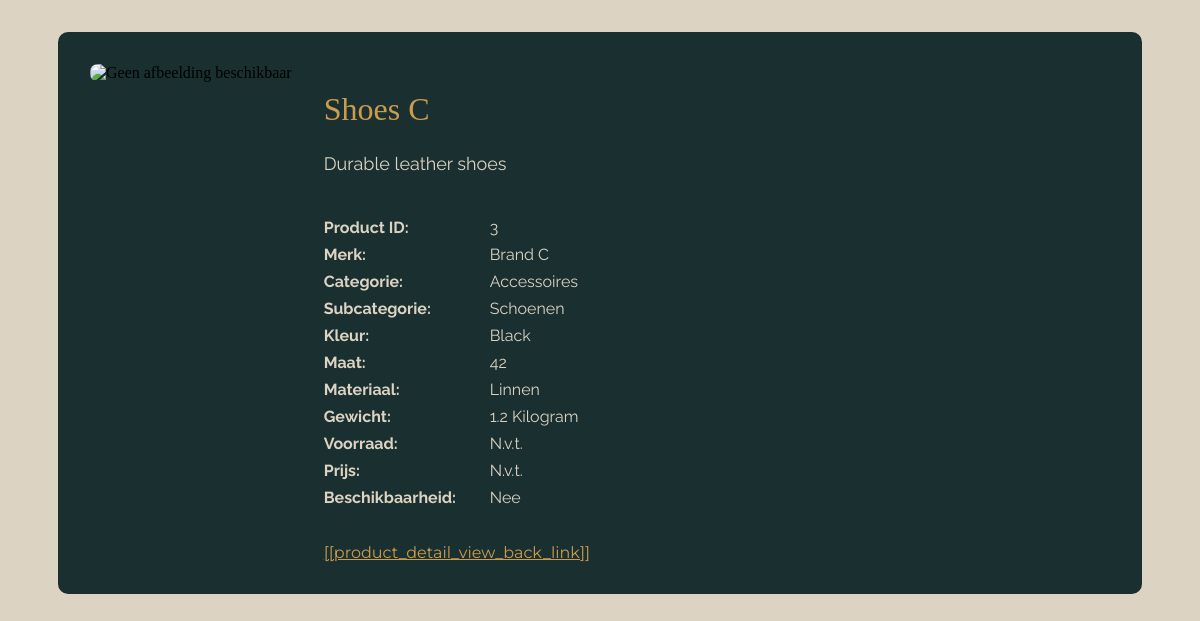
The app's page /product.php?id=3 with its own data.
### tables this page shows
CREATE TABLE
    `Articles` (
        `ArticleID` INT NOT NULL AUTO_INCREMENT PRIMARY KEY,
        `Name` VARCHAR(50),
        `Size` VARCHAR(10),
        `Weight` FLOAT,
        `WeightUnit` ENUM ('Gram', 'Kilogram'),
        `Color` VARCHAR(20),
        `Description` TEXT,
        `Image` BLOB,
        `Category` ENUM ('Accessoires', 'Mannenkleding', 'Vrouwenkleding'),
        `SubCategory` ENUM (
            'Jurken',
            'T-Shirts',
            'Broeken',
            'Jassen',
            'Schoenen'
        ),
        `Material` ENUM (
            'Acryl',
            'Zijde',
            'Jute',
            'Katoen',
            'Linnen',
            'Spandex'
        ),
        `Brand` VARCHAR(50) NOT NULL,
        `Availability` BOOLEAN DEFAULT FALSE
    );

### public_html/product.php (called while the page is built, shortened)
<?php
$data = require_once __DIR__ . '/../project_root/Controllers/product_detail_controller.php';
extract($data);
require_once __DIR__ . '/views/product_detail_view.php';

### project_root/Controllers/product_detail_controller.php (called while the page is built, shortened)
<?php
require_once __DIR__ . '/../repositories/ArticlesRepository.php';
$db = new Database();
$pdo = $db->getConnection();
$articlesRepo = new ArticlesRepository($pdo);
$id = (int) ($_GET['id'] ?? 0);
$artikel = $articlesRepo->findById($id);
$categorieClass = strtolower(str_replace(' ', '-', $artikel->getArticleCategory()));
return [
    'artikel' => $artikel,
    'categorieClass' => $categorieClass
];

### project_root/repositories/ArticlesRepository.php (called while the page is built, shortened)
<?php
require_once __DIR__ . '/../Models/Articles.php';
class ArticlesRepository
{
    private $pdo;
    public function __construct(PDO $pdo)
    {
        $this->pdo = $pdo;
    }
    public function findById(int $id): ?Articles
    {
        $stmt = $this->pdo->prepare("SELECT * FROM articles WHERE ArticleID = :id");
        $stmt->execute(['id' => $id]);
        $row = $stmt->fetch(PDO::FETCH_ASSOC);
        if ($row) {
            return new Articles(
                $row['ArticleID'],
                $row['Name'],
                $row['Size'],
                (float) $row['Weight'],
                $row['WeightUnit'],
                $row['Color'],
                $row['Description'],
                $row['Image'],
                $row['Category'],
                $row['SubCategory'],
                $row['Material'],
                $row['Brand'],
                (bool) $row['Availability']
            );
        }
        return null;
    }
}

### project_root/Models/Articles.php (called while the page is built, shortened)
<?php
class Articles
{
    private int $articleID;
    private string $articleName;
    private string $size;
    private float $weight;
    private string $weightUnit;
    private string $color;
    private string $articleDescription;
    private ?string $articleImagePath;
    private string $articleCategory;
    private string $articleSubCategory;
    private string $articleMaterial;
    private string $articleBrand;
    private bool $articleAvailability;
    public function __construct(int $articleID, string $articleName, string $size, float $weight, string $weightUnit, string $color, string $articleDescription, ?string $articleImagePath, string $articleCategory, string $articleSubCategory, string $articleMaterial, string $articleBrand, bool $articleAvailability)
    {
        $this->articleID = $articleID;
        $this->articleName = $articleName;
        $this->size = $size;
        $this->weight = $weight;
        $this->weightUnit = $weightUnit;
        $this->color = $color;
        $this->articleDescription = $articleDescription;
        $this->articleImagePath = $articleImagePath;
        $this->articleCategory = $articleCategory;
        $this->articleSubCategory = $articleSubCategory;
        $this->articleMaterial = $articleMaterial;
        $this->articleBrand = $articleBrand;
        $this->articleAvailability = $articleAvailability;
    }
    public function imageExists(): bool {
    $serverPath = __DIR__ . '/../../public_html/Images/productImages/' . $this->articleID . '.jpg';
    return file_exists($serverPath);
    }
    public function createAssociativeArray(){
        $articlesArray = array(
            'ArticleID' => $this->articleID,
            'Name' => $this->articleName,
            'Size' => $this->size,
            'Weight' => $this->weight,
            'WeightUnit' => $this->weightUnit,
            'Color' => $this->color,
            'Description' => $this->articleDescription,
            'Image' => $this->articleImagePath,
            'Category' => $this->articleCategory,
            'SubCategory' => $this->articleSubCategory,
            'Material' => $this->articleMaterial,
            'Brand' => $this->articleBrand,
            'Availability' => $this->articleAvailability
        );
        return $articlesArray;
    }
public function getArticleID() { return $this->articleID; }
public function getArticleName() { return $this->articleName; }
public function getWeight() { return $this->weight; }
public function getWeightUnit() { return $this->weightUnit; }
public function getColor() { return $this->color; }
public function getSize() { return $this->size; }
public function getArticleDescription() { return $this->articleDescription; }
public function getArticleCategory() { return $this->articleCategory; }
public function getArticleSubCategory() { return $this->articleSubCategory; }
public function getArticleMaterial() { return $this->articleMaterial; }
public function getArticleBrand() { return $this->articleBrand; }
public function getArticleAvailability() { return $this->articleAvailability; }
}
?>

### project_root/Helpers/ViewHelper.php (called while the page is built, shortened)
<?php
class ViewHelper
{
    public static function e($value): string
    {
        return htmlspecialchars((string)$value, ENT_QUOTES, 'UTF-8');
    }
    public static function eWithBreaks($value): string
    {
        return nl2br(self::e($value));
    }
}

### public_html/Lang/translator.php (called while the page is built, shortened)
<?php
class Translator
{
    public $translations = [];
    public function __construct($lang = 'nl')
    {
        $file = __DIR__ . "/$lang.php";
        if (file_exists($file)) {
            $this->translations = include $file;
        } else {
            die("Language file not found: $file");
        }
    }
    public function get(string $key): string
    {
        return $this->translations[$key] ?? "[[$key]]";
    }
}
function init_translator() {
    $lang = $_SESSION['lang'] ?? 'nl';
    return new Translator($lang);
}

### public_html/views/product_detail_view.php (the view, shortened to what this page needs)
<?php
require_once 'Lang/translator.php';
$translator = init_translator();
require_once '../project_root/Helpers/ViewHelper.php';
?>
<!DOCTYPE html>
<html lang="nl">
<head>
   <link rel="stylesheet" href="css/styles.css">
   <link rel="stylesheet" href="css/product.css">
</head>
<body>
<main>
    <div class="product-detail-container <?= $categorieClass; ?>">
    <div class="product-detail-layout">
        <div class="product-detail-image">
            <?php if ($artikel->imageExists()): ?>
                <img src="<?= $artikel->getImageUrl(); ?>" alt="Afbeelding van <?= htmlspecialchars($artikel->getArticleName()); ?>">
            <?php else: ?>
                <img src="Images/placeholder.jpg" alt="Geen afbeelding beschikbaar">
            <?php endif; ?>
        </div>
        <div class="product-detail-info">
            <h2><?= viewHelper::e($artikel->getArticleName()); ?></h2>
            <p class="product-description">
                <?= ViewHelper::eWithBreaks($artikel->getArticleDescription()); ?>
            </p>
        <ul class="product-attributes">
            <li><div class="attr-label"><?= $translator->get('product_detail_view_product_id')?></div><div class="attr-value"><?= ViewHelper::e($artikel->getArticleID()); ?></div></li>
            <li><div class="attr-label"><?= $translator->get('product_detail_view_brand')?></div><div class="attr-value"><?= ViewHelper::e($artikel->getArticleBrand()); ?></div></li>
            <li><div class="attr-label"><?= $translator->get('product_detail_view_category')?></div><div class="attr-value"><?= ViewHelper::e($artikel->getArticleCategory()); ?></div></li>
            <li><div class="attr-label"><?= $translator->get('product_detail_view_subcategory')?></div><div class="attr-value"><?= ViewHelper::e($artikel->getArticleSubCategory()); ?></div></li>
            <li><div class="attr-label"><?= $translator->get('product_detail_view_color')?></div><div class="attr-value"><?= ViewHelper::e($artikel->getColor()); ?></div></li>
            <li><div class="attr-label"><?= $translator->get('product_detail_view_size')?></div><div class="attr-value"><?= ViewHelper::e($artikel->getSize()); ?></div></li>
            <li><div class="attr-label"><?= $translator->get('product_detail_view_material')?></div><div class="attr-value"><?= ViewHelper::e($artikel->getArticleMaterial()); ?></div></li>
            <li><div class="attr-label"><?= $translator->get('product_detail_view_weight')?></div><div class="attr-value"><?= ViewHelper::e($artikel->getWeight()) . ' ' . ViewHelper::e($artikel->getWeightUnit()); ?></div></li>
            <li><div class="attr-label"><?= $translator->get('product_detail_view_stock_quantity')?></div><div class="attr-value"><?= method_exists($artikel, 'getQuantityOfStock') ? ViewHelper::e($artikel->getQuantityOfStock()) : 'N.v.t.'; ?></div></li>
            <li><div class="attr-label"><?= $translator->get('product_detail_view_price')?></div><div class="attr-value"><?= method_exists($artikel, 'getPrice') ? '€' . number_format($artikel->getPrice(), 2, ',', '.') : 'N.v.t.'; ?></div></li>
            <li><div class="attr-label"><?= $translator->get('product_detail_view_availability')?></div><div class="attr-value"><?= $artikel->getArticleAvailability() ? 'Ja' : 'Nee'; ?></div></li>
        </ul>
        <a href="productpagina.php" class="back-link"><?= $translator->get('product_detail_view_back_link') ?></a>
        </div>
    </div>
</main>
</body>
</html>

### public_html/css/styles.css (style rules this page uses)
body { margin: auto; background-color: #142227; }
h2 { font-family: "Playfair Display", serif; color: #cc9c4e; font-weight: normal; font-size: 60px; }
p { font-family: "Raleway", sans-serif; color: #dcd3c2; font-size: 20px; font-weight: 400; line-height: 2em; }

### public_html/css/product.css (style rules this page uses)
body { margin: auto; background-color: #dcd3c2; }
.product-detail-container { width: 85%; margin: 2rem auto; padding: 2rem; background-color: #1a3030; border-radius: 10px; }
.product-detail-layout { display: flex; flex-wrap: wrap; gap: 2rem; }
.product-detail-image img { max-width: 400px; width: 100%; border-radius: 8px; }
.product-detail-info { flex: 1; }
.product-detail-info h2 { font-family: "Playfair Display", serif; color: #cc9c4e; font-size: 32px; margin-bottom: 1rem; }
.product-description { font-family: "Raleway", sans-serif; font-size: 18px; color: #dcd3c2; margin-bottom: 2rem; }
.back-link { display: inline-block; margin-top: 2rem; color: #cc9c4e; font-family: "Montserrat", sans-serif; }
.product-attributes { list-style: none; padding: 0; margin: 0; }
.product-attributes li { display: flex; padding: 4px 0; font-family: "Raleway", sans-serif; gap: 1rem; align-items: flex-start; }
.attr-label { flex: 0 0 150px; font-weight: bold; color: #dcd3c2; }
.attr-value { flex: 1; color: #dcd3c2; }

### records on screen
articles: Name "Shoes C", Description "Durable leather shoes", ArticleID "3", Brand "Brand C", Category "Accessoires", SubCategory "Schoenen", Color "Black", Size "42", Material "Linnen", Weight "1.2", WeightUnit "Kilogram"

### other values on screen
$translator->get('product_detail_view_product_id') "Product ID:"
$translator->get('product_detail_view_brand') "Merk:"
$translator->get('product_detail_view_category') "Categorie:"
$translator->get('product_detail_view_subcategory') "Subcategorie:"
$translator->get('product_detail_view_color') "Kleur:"
$translator->get('product_detail_view_size') "Maat:"
$translator->get('product_detail_view_material') "Materiaal:"
$translator->get('product_detail_view_weight') "Gewicht:"
$translator->get('product_detail_view_stock_quantity') "Voorraad:"
$translator->get('product_detail_view_price') "Prijs:"
$translator->get('product_detail_view_availability') "Beschikbaarheid:"
$translator->get('product_detail_view_back_link') "[[product_detail_view_back_link]]"
